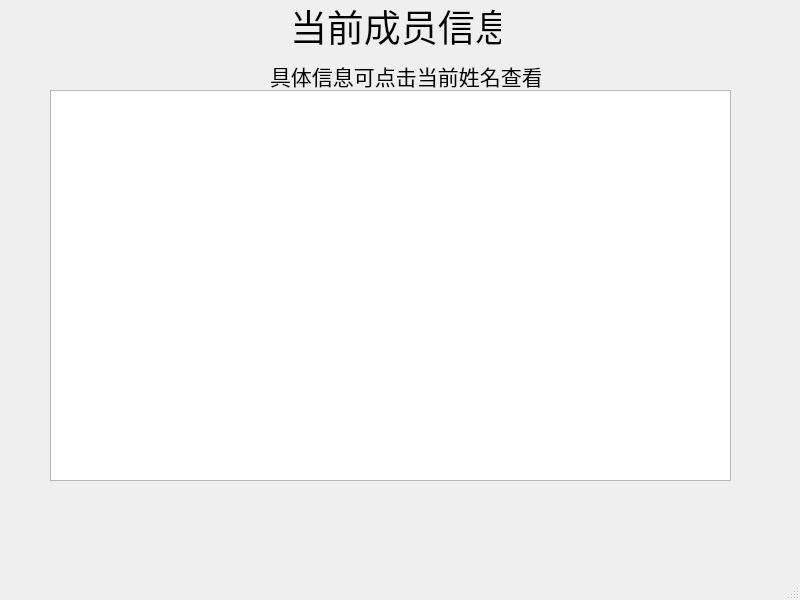
<?xml version="1.0" encoding="UTF-8"?>
<ui version="4.0">
 <class>MainWindow</class>
 <widget class="QMainWindow" name="MainWindow">
  <property name="geometry">
   <rect>
    <x>0</x>
    <y>0</y>
    <width>800</width>
    <height>600</height>
   </rect>
  </property>
  <property name="windowTitle">
   <string>MainWindow</string>
  </property>
  <widget class="QWidget" name="centralwidget">
   <widget class="QLabel" name="label">
    <property name="geometry">
     <rect>
      <x>290</x>
      <y>-20</y>
      <width>211</width>
      <height>91</height>
     </rect>
    </property>
    <property name="font">
     <font>
      <pointsize>28</pointsize>
     </font>
    </property>
    <property name="text">
     <string>当前成员信息</string>
    </property>
   </widget>
   <widget class="QLabel" name="label_2">
    <property name="geometry">
     <rect>
      <x>270</x>
      <y>50</y>
      <width>271</width>
      <height>51</height>
     </rect>
    </property>
    <property name="font">
     <font>
      <pointsize>16</pointsize>
     </font>
    </property>
    <property name="text">
     <string>具体信息可点击当前姓名查看</string>
    </property>
   </widget>
   <widget class="QTableWidget" name="tableWidget">
    <property name="geometry">
     <rect>
      <x>50</x>
      <y>90</y>
      <width>681</width>
      <height>391</height>
     </rect>
    </property>
   </widget>
  </widget>
  <widget class="QMenuBar" name="menubar">
   <property name="geometry">
    <rect>
     <x>0</x>
     <y>0</y>
     <width>800</width>
     <height>37</height>
    </rect>
   </property>
  </widget>
  <widget class="QStatusBar" name="statusbar"/>
 </widget>
 <resources/>
 <connections/>
</ui>
